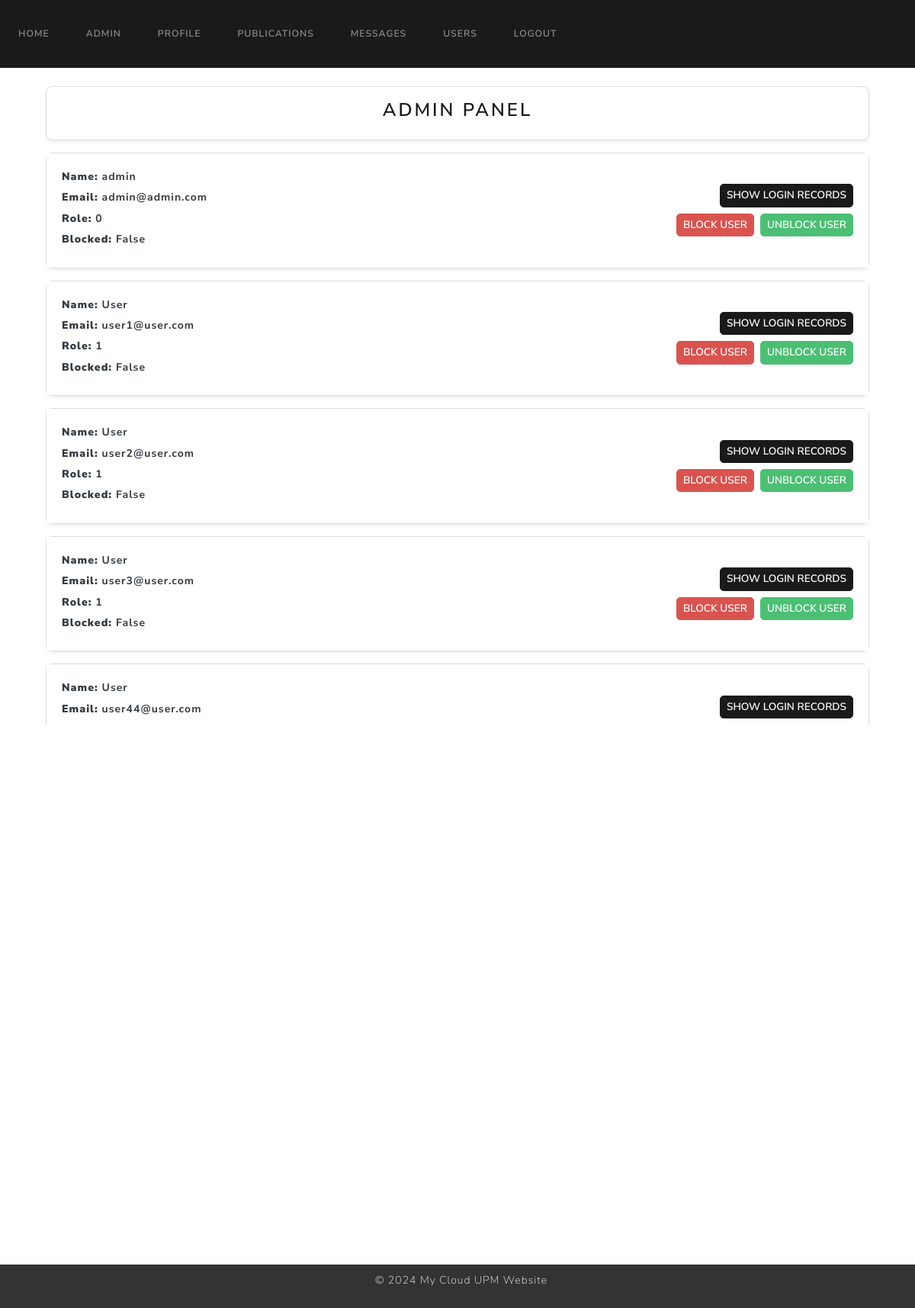
The page /admin (signed in) on the database its author committed.
### website/models.py (models this page shows)
class User(UserMixin, db.Model):
    id = db.Column(db.Integer, primary_key=True)
    name = db.Column(db.String(100), unique=False, nullable=False)
    surname = db.Column(db.String(100), unique=False, nullable=False)
    email = db.Column(db.String(100), unique=True, nullable=False)
    password = db.Column(db.String(100), nullable=False)
    role = db.Column(db.Integer, nullable=False, default=1)  # 0 para admin, 1 para usuario regular
    is_blocked = db.Column(db.Boolean, nullable=False, default=False)  # Nuevo campo para indicar si el usuario está bloqueado
    profile_pic = db.Column(db.String(150), default='default.jpg')
    publications = db.relationship('Publication')
    login_records = db.relationship('LoginRecord')

### website/views.py (the view)
@views.route('/admin')
@login_required
def admin():
    if current_user.role != 0:
        flash('You are not allowed to access this page', category='error')
        print('You are not allowed to access this page')
        return redirect(url_for('views.home'))
    users = User.query.all()
    login_records = LoginRecord.query.all()
    return render_template('admin.html', user=current_user, users=users, login_records=login_records)

### website/templates/admin.html (shortened to what this page needs)
{% extends "base.html" %}
{% block content %}
<div class="container mt-4">
    <div class="card shadow-sm p-3 bg-white">
        <h3 class="text-center">Admin Panel</h3>
    </div>
    <div class="mt-3" style="max-height: 750px; overflow-y: auto;">
        {% for user in users %}
        <div class="card shadow-sm mb-3 bg-white">
            <div class="card-body">
                <div class="row align-items-center">
                    <div class="col-md-8">
                        <p class="text-dark fw-bold"><strong>Name:</strong> {{ user.name }}</p>
                        <p class="text-dark fw-bold"><strong>Email:</strong> {{ user.email }}</p>
                        <p class="text-dark fw-bold"><strong>Role:</strong> {{ user.role }}</p>
                        <p class="text-dark fw-bold"><strong>Blocked:</strong> {{ user.is_blocked }}</p>
                    </div>
                    <div class="col-md-4 text-end">
                        <button class="btn btn-sm btn-primary mb-2" type="button" data-bs-toggle="collapse"
                                data-bs-target="#loginRecords{{ user.id }}" aria-expanded="false"
                                aria-controls="loginRecords{{ user.id }}" onclick="this.style.display='none'">
                            Show Login Records
                        </button>
                        <div class="d-flex justify-content-end gap-2">
                            <form action="{{ url_for('views.block_user', user_id=user.id) }}" method="post">
                                <button type="submit" class="btn btn-sm btn-danger">Block User</button>
                            </form>
                            <form action="{{ url_for('views.unblock_user', user_id=user.id) }}" method="post">
                                <button type="submit" class="btn btn-sm btn-success">Unblock User</button>
                            </form>
                        </div>
                    </div>
                </div>
            </div>
        </div>
        {% endfor %}
    </div>
</div>
{% endblock %}

### website/templates/admin.html (style rules this page uses)
.card { border: 1px solid #ddd; border-radius: 8px; }
.card-body p { margin-bottom: 0.4rem; }
.btn { border-radius: 5px; }
.btn-sm { padding: 4px 8px; font-size: 0.85rem; }
.text-dark { color: #212529; }
.fw-bold { font-weight: 600; }
.card.shadow-sm { box-shadow: 0 2px 4px rgba(0, 0, 0, 0.1); background-color: #fff; }
.card-body { background-color: #fff; }
.d-flex.gap-2 > form { margin: 0; }

### rows shown on the page
User: name "admin", email "admin@admin.com", role "0", is_blocked "False"
User: name "User", email "user1@user.com", role "1", is_blocked "False"
User: name "User", email "user2@user.com", role "1", is_blocked "False"
User: name "User", email "user3@user.com", role "1", is_blocked "False"
User: name "User", email "user44@user.com"
